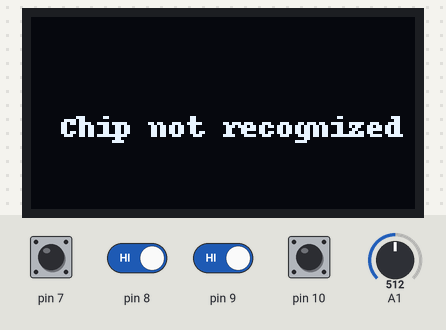
Bench run of a sketch on a simulated Arduino Uno, built with avr-gcc and run on an emulated ATmega328P. On the bench: 128×64 one-colour display. The test bench sets the inputs (shaded band); at power-on: pin 7–10 HIGH, A1 = 512. Random numbers use the default seed unless the sketch sets one; what the sketch prints to the serial monitor is not drawn.

Above: at 2.8 s.
2.9 s: pin 8 driven LOW and pin 9 driven LOW
At 4.67 s:
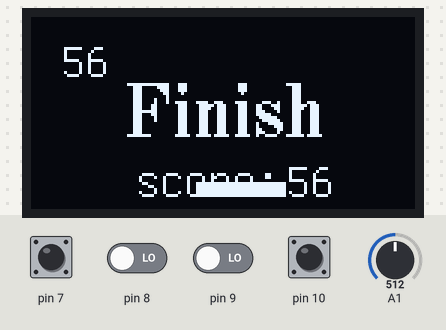
4.7 s: pin 8 driven HIGH
At 5.8 s:
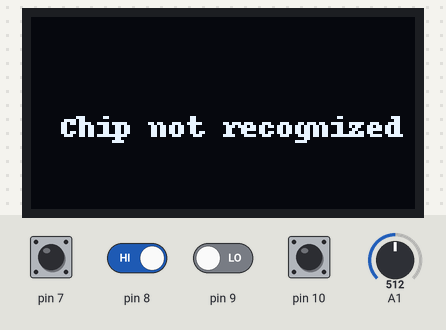
6.4 s: pin 10 pulled LOW for 1 s
At 7.53 s:
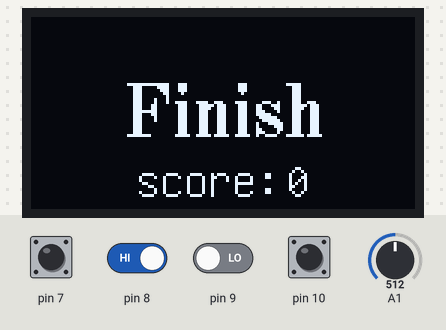
8.9 s: pin 10 pulled LOW for 3.2 s
Timing chart, 0 to 11.9 s (numbered marks = the images above; inputs shaded):
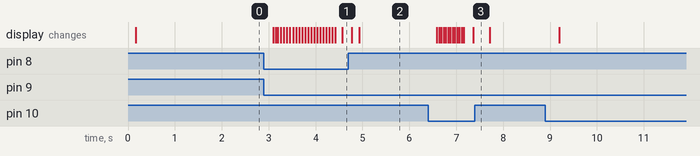

The sketch:

game.ino
```cpp
#include <U8glib.h>

U8GLIB_SSD1306_128X64 u8g(U8G_I2C_OPT_NONE);
float x1 = 128;
float x2 = 178;
float circley = 30;
int randomlengh = random(10, 50);
int randomlengh2 = random(10, 50);
int a = 0;
int score = 0;
bool finish = false;
int emptyplace = 20;
int pillarturn = 1;


int boardX = 55;
float ballx = 20;
float bally = 20;
float ballspeedx = 0.3;
float ballspeedy = 0.3;
bool finishballgame = false;
int ballscore = 0;

int game = 10;


void draw() {
  x1 = x1 - 0.3;
  x2 = x2 - 0.3;
  u8g.setFont(u8g_font_unifont);
  u8g.setPrintPos(10, 20);
  u8g.print(score);


  u8g.drawBox(x1, 0, 8, randomlengh);
  u8g.drawBox(x1, randomlengh + emptyplace, 8, 100);

  u8g.drawBox(x2, 0, 8, randomlengh2);
  u8g.drawBox(x2, randomlengh2 + emptyplace, 8, 100);

  u8g.drawCircle(20, circley, 3);
  u8g.setColorIndex(1);
  if (x1 < 2) {
    x1 = 128;
    score++;
    randomlengh = random(10, 50);
    pillarturn = 2;

  }
  if (x2 < 2) {
    x2 = 128;
    randomlengh2 = random(10, 50);
    pillarturn = 1;

  }


  int btn = digitalRead(7);
  if (btn == 1) {
    circley = circley + 0.3;

  } else if (btn == 0) {
    circley = circley - 0.6;
  }
  //위쪽 기둥에 닿았을때
  if (pillarturn == 1) {

    if (circley - 3 < randomlengh) {

      if (x1 <= 20 && 20 <= x1 + 8) {
        Serial.println("touch");
        finish = true;
      }
    }
    //아래쪽 기둥에 닿았을때
    if (circley + 3 > randomlengh + emptyplace) {
      if (x1 <= 20 && 20 <= x1 + 8) {
        Serial.println("touch");
        finish = true;
      }
    }
  } else if (pillarturn == 2) {

    if (circley - 3 < randomlengh2) {
      Serial.println(randomlengh2);


      if (x2 <= 20 && 20 <= x2 + 8) {
        Serial.println("touch");
        finish = true;
      }
    }
    //아래쪽 기둥에 닿았을때
    if (circley + 3 > randomlengh2 + emptyplace) {

      if (x2 <= 20 && 20 <= x2 + 8) {
        Serial.println("touch");
        finish = true;
      }
    }
  }


  if (circley - 3 <= 0 || circley + 3 >= 64) {
    finish = true;
  }
}

void drawb() {
  int joystickX = analogRead(A1);
  u8g.setFont(u8g_font_unifont);
  u8g.setPrintPos(10, 20);
  u8g.print(ballscore);
  if (joystickX < 300) {
    boardX--;
  } else if (joystickX > 600) {
    boardX++;
  }
  ballx = ballx + ballspeedx;
  bally = bally + ballspeedy;
  Serial.println(bally);

  //판에 닿았을때
  if (bally + 4 >= 55) {
    if (ballx >= boardX && ballx <= boardX + 30) {
      ballspeedy = -ballspeedy;
      ballscore++;
      if (ballscore % 10 == 0) {
        if (ballspeedx > 0) {
          ballspeedx = ballspeedx + 0.1;
        } else {
          ballspeedx = ballspeedx - 0.1;
        }
        if (ballspeedy > 0) {
          ballspeedy = ballspeedy + 0.1;
        } else {
          ballspeedy = ballspeedy - 0.1;
        }
      }
    }
  }


  //위쪽에 닿았을때
  else if (bally - 4 <= 0) {
    ballspeedy = -ballspeedy;
  }
  //왼쪽에 닿았을때
  else if (ballx - 4 <= 0) {
    Serial.println("left touch");
    ballspeedx = -ballspeedx;
  }
  //오른쪽에 닿았을때
  else if (ballx + 4 >= 128) {
    ballspeedx = -ballspeedx;

    Serial.println("right touch");
  }
  if (bally + 4 >= 64) {
    Serial.println("finsih");
    finishballgame = true;
  }
  u8g.drawCircle(ballx, bally, 4);
  u8g.drawBox(boardX, 55, 30, 5);
}


void setup() {
  // put your setup code here, to run once:
  Serial.begin(9600);
  pinMode(7, INPUT_PULLUP);
  pinMode(8, INPUT_PULLUP);
  pinMode(9, INPUT_PULLUP);
  pinMode(10, INPUT_PULLUP);
}

void loop() {

  if (digitalRead(8) == LOW) {
    Serial.println("8");
  }
  if (digitalRead(9) == LOW) {
    Serial.println("9");
  }
  if (digitalRead(10) == LOW) {
    Serial.println("10");
  }
  if (digitalRead(8) == HIGH && digitalRead(9) == LOW && digitalRead(10) == LOW) {
    game = 1;
  } else if (digitalRead(8) == LOW && digitalRead(9) == LOW && digitalRead(10) == HIGH) {
    game = 0;
  } else {
    game = 10;
  }

  u8g.firstPage();
  do {

    if (game == 0) {
      if (!finishballgame) {
        drawb();
      } else {
        u8g.setFont(u8g_font_osb18);
        u8g.drawStr(30, 40, "Finish");
        u8g.setFont(u8g_font_unifont);
        u8g.setPrintPos(35, 60);
        u8g.print("score:");
        u8g.setFont(u8g_font_unifont);
        u8g.setPrintPos(85, 60);
        u8g.print(ballscore);
      }
    } else if (game == 1) {
      if (finish == false) {
        draw();
      } else {
        u8g.setFont(u8g_font_osb18);
        u8g.drawStr(30, 40, "Finish");
        u8g.setFont(u8g_font_unifont);
        u8g.setPrintPos(35, 60);
        u8g.print("score:");
        u8g.setFont(u8g_font_unifont);
        u8g.setPrintPos(85, 60);
        u8g.print(score);
      }
    } else {
      u8g.setFont(u8g_font_courB08);
      u8g.drawStr(10, 40, "Chip not recognized");
    }


  } while (u8g.nextPage());
}
```

Measured:
- after the input at 2.9 s, the display: first changes after 0.20 s (image 1 shows a later state)
- after the input at 6.4 s, the display: first changes after 0.19 s (image 3 shows a later state)
